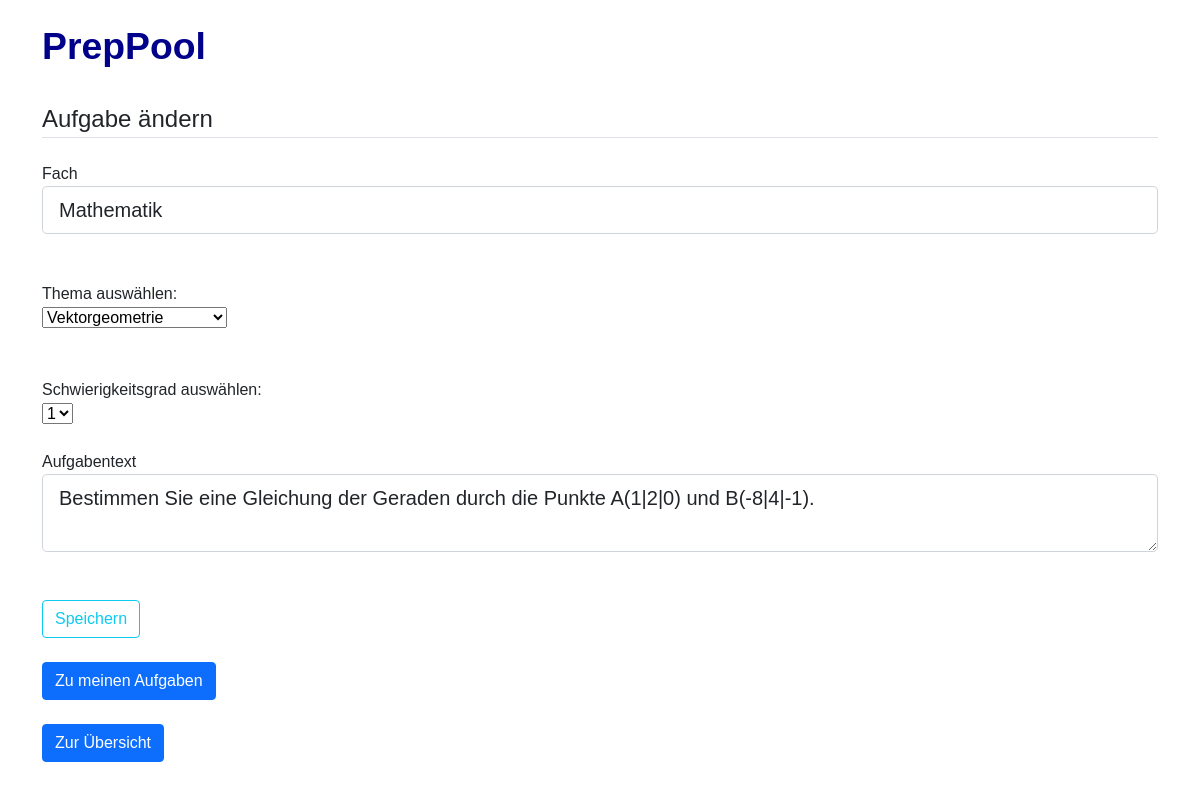
Page /posts/entries/edit/1 (signed in) on the committed database.
### app/posts/models.py (models this page shows, shortened)
class Post(db.Model):
    id = db.Column(db.Integer, primary_key=True)
    subject= db.Column(db.String(100), nullable=False, default='N/A')
    topic =db.Column(db.String(200), nullable=False, default='N/A')
    text =db.Column(db.Text,nullable=True, default='N/A')
    level=db.Column(db.Integer, nullable=True, default='N/A')
    date_posted=db.Column(db.DateTime, nullable=True, default=datetime.utcnow)
    user_id=db.Column(db.Integer, db.ForeignKey('user.id'), nullable=False)

### app/topics/models.py (models this page shows, shortened)
class Topic(db.Model):
    id =db.Column(db.Integer, primary_key=True)
    content = db.Column(db.String(200), nullable = False)
    date_created = db.Column(db.DateTime, default=datetime.utcnow)
    user_id = db.Column(db.Integer, db.ForeignKey('user.id'), nullable=False)

### app/posts/views.py (the view, shortened to what this page needs)
@postmod.route('/entries/edit/<int:id>', methods=['GET', 'POST'])
@login_required
def edit(id):
    post= Post.query.get_or_404(id)
    form =PostForm(subject=post.subject, topic=post.topic, level=post.level, text=post.text)
    topiclist = Topic.query.filter_by(user_id=current_user.id).all()
    return render_template('posts/new_post.html', title= 'Aufgabe ändern', form=form, topiclist=topiclist, legend='Aufgabe ändern')

### app/posts/forms.py
class PostForm(FlaskForm):
    subject=StringField('Fach', validators=[DataRequired()])
    topic=StringField('Thema', validators=[DataRequired()])
    level=IntegerField('Level', validators=[DataRequired()])
    text=TextAreaField('Aufgabentext', validators=[DataRequired()])
    submit=SubmitField('Speichern')

### app/users/models.py (called while the page is built)
@login_manager.user_loader
def load_user(user_id):
    return User.query.get(int(user_id))

### app/templates/posts/new_post.html (shortened to what this page needs)
{% extends 'base.html' %}
{%block head  %}
<link rel="stylesheet" type="text/css" href="{{ url_for('static', filename='css/style.css') }}">
{% endblock%}
{%block body %}
<br>
<h1>PrepPool</h1>
<div class="content-section">
    <form method ="POST" action="">
        <br>
        <fieldset class="form-group">
            <legend class="border-bottom mb-4"> {{legend}}</legend>
            <br>
         <div class="form-group">
            {{ form.subject.label(class="form-control-label") }}
            {%if form.subject.errors%}
             {{ form.subject(class="form-control form-control-lg is-invalid") }}
          <div class="invalid-feedback">
            {%for error in form.subject.errors%}
              <span> {{error}}</span>
              {%endfor%}
              </div>
            {%else%}
            {{form.subject (class="form-control form-control-lg")}}
            {%endif%}
          </div>
          <br>
          <br>
          Thema auswählen:<br>
          <SELECT name='topic' id='topic'>
            {% for topic in topiclist %}
            <OPTION value ="{{topic.content}}" {% if topic.content==form.topic._value() %} selected {% endif %}> {{topic.content}}</OPTION>
            {% endfor %}
          </SELECT>
          <br>
          <br>
          <br>
          Schwierigkeitsgrad auswählen:<br>
          <SELECT name='level' id='level'>
            <OPTION value =1 {% if form.level._value()=='1' %} selected {% endif %}> 1</OPTION>
          </SELECT>
          <br>
          <br>
          <div class="form-group">
            {{ form.text.label(class="form-control-label") }}
            {%if form.text.errors%}
             {{ form.text(class="form-control form-control-lg is-invalid") }}
          <div class="invalid-feedback">
            {%for error in form.text.errors%}
              <span> {{error}}</span>
              {%endfor%}
              </div>
            {%else%}
            {{form.text (class="form-control form-control-lg")}}
            {%endif%}
          </div>
          <br>
        </fieldset>
        <br>
        <div class="form-group">
        {{form.submit(class="btn btn-outline-info") }}
        </div>
        <br>
        <a class="btn btn-primary" href="/posts/entries/" role="button">Zu meinen Aufgaben</a>
        <br><br>
        <a class="btn btn-primary" href='/home' role="button">Zur Übersicht
        </a>
    </form>
    <br>
    <br>
</div>
{% endblock body%}

### app/static/css/style.css (style rules this page uses)
body { font-family: Arial, Helvetica, sans-serif; }
h1 { color: darkblue; font-size: 28pt; font-weight:bold; }

### rows in the picture
Post: subject "Mathematik", topic "Vektorgeometrie", text "Bestimmen Sie eine Gleichung der Geraden durch die Punkte A(1|2|0) und B(-8|4|-1)."

### other values in the picture
{{ legend }} "Aufgabe ändern"
